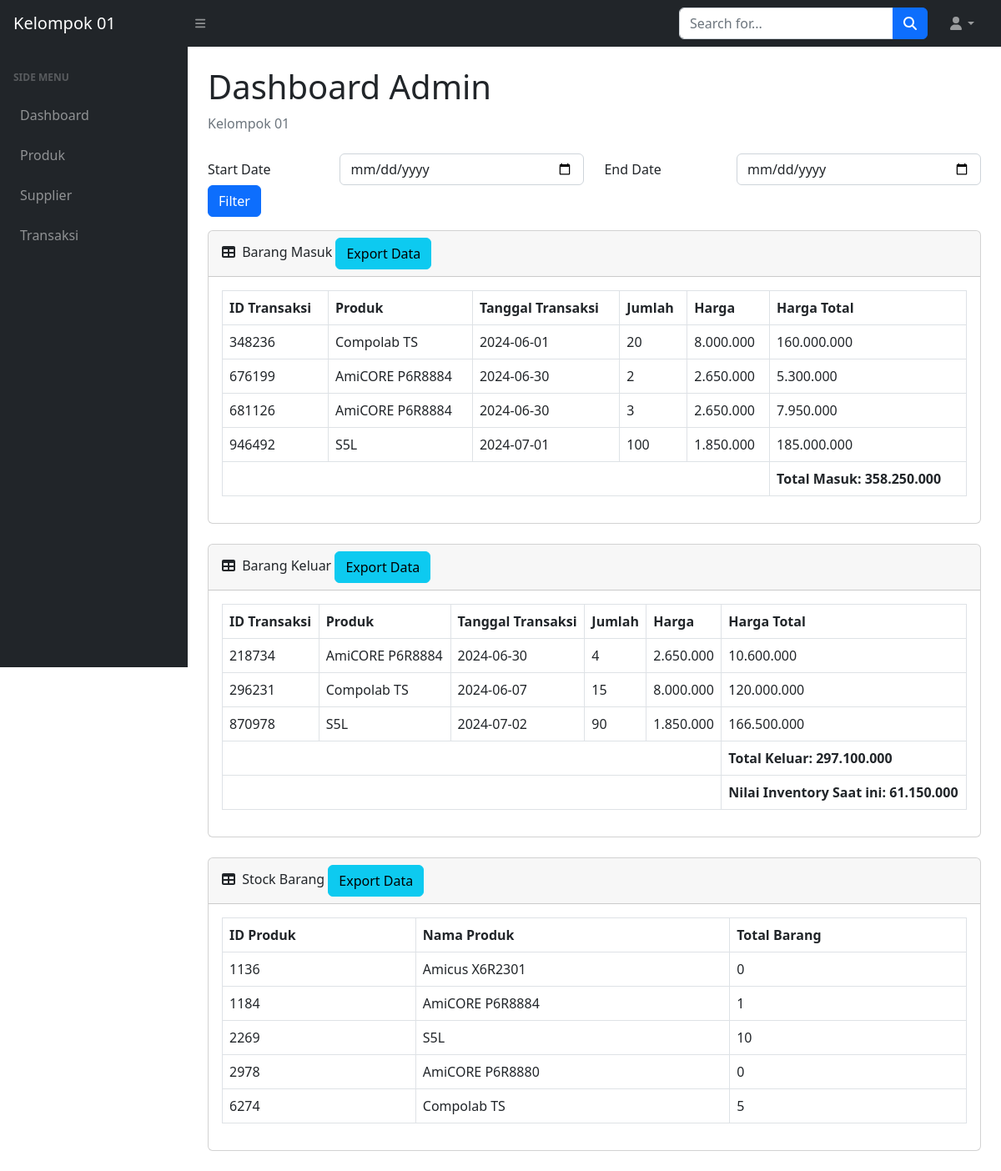
Screenshot of /index.php (signed in) with the database file from the repository.
### tables this page shows
CREATE TABLE `transaction` (
  `idtransaksi` varchar(6) NOT NULL,
  `idproduk` varchar(6) NOT NULL,
  `idkategori` varchar(6) NOT NULL,
  `kuantitas` int(11) NOT NULL,
  `tanggal` date NOT NULL
);

CREATE TABLE `produk` (
  `idproduk` varchar(6) NOT NULL,
  `namaproduk` varchar(20) NOT NULL,
  `hargasatuan` int(30) NOT NULL,
  `idsupplier` varchar(6) NOT NULL
);

### index.php (the view, shortened to what this page needs)
<?php
require 'function.php';
?>
<!DOCTYPE html>
<html lang="en">
    <head>
        <link href="https://cdn.jsdelivr.net/npm/simple-datatables@7.1.2/dist/style.min.css" rel="stylesheet" />
        <link href="css/styles.css" rel="stylesheet" />
    </head>
    <body class="sb-nav-fixed">
        <nav class="sb-topnav navbar navbar-expand navbar-dark bg-dark">
            <a class="navbar-brand ps-3" href="index.php">Kelompok 01</a>
            <button class="btn btn-link btn-sm order-1 order-lg-0 me-4 me-lg-0" id="sidebarToggle" href="#!"><i class="fas fa-bars"></i></button>
            <form class="d-none d-md-inline-block form-inline ms-auto me-0 me-md-3 my-2 my-md-0">
                <div class="input-group">
                    <input class="form-control" type="text" placeholder="Search for..." aria-label="Search for..." aria-describedby="btnNavbarSearch" />
                    <button class="btn btn-primary" id="btnNavbarSearch" type="button"><i class="fas fa-search"></i></button>
                </div>
            </form>
            <ul class="navbar-nav ms-auto ms-md-0 me-3 me-lg-4">
                <li class="nav-item dropdown">
                    <a class="nav-link dropdown-toggle" id="navbarDropdown" href="#" role="button" data-bs-toggle="dropdown" aria-expanded="false"><i class="fas fa-user fa-fw"></i></a>
                </li>
            </ul>
        </nav>
        <div id="layoutSidenav">
            <div id="layoutSidenav_nav">
                <nav class="sb-sidenav accordion sb-sidenav-dark" id="sidenavAccordion">
                    <div class="sb-sidenav-menu">
                        <div class="nav">
                            <div class="sb-sidenav-menu-heading">Side Menu</div>
                            <a class="nav-link" href="index.php">
                                Dashboard
                            </a>
                            <a class="nav-link" href="produk.php">
                                Produk
                            </a>
                            <a class="nav-link" href="supplier.php">
                                Supplier
                            </a>
                            <a class="nav-link" href="transaksi.php">
                                Transaksi
                            </a>
                        </div>
                    </div>
                </nav>
            </div>
            <div id="layoutSidenav_content">
                <main>
                    <div class="container-fluid px-4">
                        <h1 class="mt-4">Dashboard Admin</h1>
                        <ol class="breadcrumb mb-4">
                            <li class="breadcrumb-item active">Kelompok 01</li>
                        </ol>
                        <div>
                            <form method="POST" id="filterMasuk">
                                <div class="mb-3 row">
                                    <label for="start_date" class="col-sm-2 col-form-label">Start Date</label>
                                    <div class="col-sm-4">
                                        <input type="date" class="form-control" id="start_date" name="start_date" value="<?= isset($_POST['start_date']) ? $_POST['start_date'] : '' ?>">
                                    </div>
                                    <label for="end_date" class="col-sm-2 col-form-label">End Date</label>
                                    <div class="col-sm-4">
                                        <input type="date" class="form-control" id="end_date" name="end_date" value="<?= isset($_POST['end_date']) ? $_POST['end_date'] : '' ?>">
                                    </div>
                                    <div class="col-sm-2">
                                        <button type="submit" class="btn btn-primary" name="filter_masuk">Filter</button>
                                    </div>
                                </div>
                            </form>
                        </div>
                        <div class="card mb-4">
                            <div class="card-header">
                                <i class="fas fa-table me-1"></i>
                                Barang Masuk
                                <a href="export.php" class="btn btn-info">Export Data</a>
                            </div>
                            <div class="card-body">
                                <table id="datatablesSimple3" class="table table-bordered">
                                    <thead>
                                        <tr>
                                            <th>ID Transaksi</th>
                                            <th>Produk</th>
                                            <th>Tanggal Transaksi</th>
                                            <th>Jumlah</th>
                                            <th>Harga</th>
                                            <th>Harga Total</th>
                                        </tr>
                                    </thead>
                                    <tbody>
                                        <?php
                                        $date_filter = '';
                                        $ambilsemuadatatransaksi_masuk = mysqli_query($conn, "
                                            SELECT
                                                t.idtransaksi,
                                                p.namaproduk,
                                                k.tipekategori,
                                                t.kuantitas,
                                                p.hargasatuan,
                                                t.tanggal
                                            FROM
                                                transaction t
                                            JOIN
                                                produk p ON t.idproduk = p.idproduk
                                            JOIN
                                                kategori k ON t.idkategori = k.idkategori
                                            WHERE
                                                k.tipekategori = 'masuk' AND t.kuantitas > 0
                                                $date_filter
                                        ");
                                        $total_masuk = 0;
                                        while ($data = mysqli_fetch_array($ambilsemuadatatransaksi_masuk)) {
                                            $idtransaksi = $data['idtransaksi'];
                                            $namaproduk = $data['namaproduk'];
                                            $kuantitas = $data['kuantitas'];
                                            $hargasatuan = number_format($data['hargasatuan'], 0, ',', '.');
                                            $totalharga = $kuantitas * $data['hargasatuan'];
                                            $total_masuk += $totalharga;
                                            $totalharga_formatted = number_format($totalharga, 0, ',', '.');
                                            $tanggal = $data['tanggal'];
                                            ?>
                                            <tr>
                                                <td><?= $idtransaksi; ?></td>
                                                <td><?= $namaproduk; ?></td>
                                                <td><?= $tanggal; ?></td>
                                                <td><?= $kuantitas; ?></td>
                                                <td><?= $hargasatuan; ?></td>
                                                <td><?= $totalharga_formatted; ?></td>
                                            </tr>
                                        <?php
                                        }
                                        ?>
                                        <tr>
                                            <td colspan="5"></td>
                                            <td><strong>Total Masuk: <?= number_format($total_masuk, 0, ',', '.'); ?></strong></td>
                                        </tr>
                                    </tbody>
                                </table>
                            </div>
                        </div>
                        <div class="card mb-4">
                            <div class="card-header">
                                <i class="fas fa-table me-1"></i>
                                Barang Keluar
                                <a href="export2.php" class="btn btn-info">Export Data</a>
                            </div>
                            <div class="card-body">
                                <table id="datatablesSimple4" class="table table-bordered">
                                    <thead>
                                        <tr>
                                            <th>ID Transaksi</th>
                                            <th>Produk</th>
                                            <th>Tanggal Transaksi</th>
                                            <th>Jumlah</th>
                                            <th>Harga</th>
                                            <th>Harga Total</th>
                                        </tr>
                                    </thead>
                                    <tbody>
                                        <?php
                                        $ambilsemuadatatransaksi_keluar = mysqli_query($conn, "
                                            SELECT
                                                t.idtransaksi,
                                                p.namaproduk,
                                                k.tipekategori,
                                                t.kuantitas,
                                                p.hargasatuan,
                                                t.tanggal
                                            FROM
                                                transaction t
                                            JOIN
                                                produk p ON t.idproduk = p.idproduk
                                            JOIN
                                                kategori k ON t.idkategori = k.idkategori
                                            WHERE
                                                k.tipekategori = 'keluar' AND t.kuantitas > 0
                                                $date_filter
                                        ");
                                        $total_keluar = 0;
                                        while ($data = mysqli_fetch_array($ambilsemuadatatransaksi_keluar)) {
                                            $idtransaksi = $data['idtransaksi'];
                                            $namaproduk = $data['namaproduk'];
                                            $kuantitas = $data['kuantitas'];
                                            $hargasatuan = number_format($data['hargasatuan'], 0, ',', '.');
                                            $totalharga = $kuantitas * $data['hargasatuan'];
                                            $total_keluar += $totalharga;
                                            $totalharga_formatted = number_format($totalharga, 0, ',', '.');
                                            $tanggal = $data['tanggal'];
                                            ?>
                                            <tr>
                                                <td><?= $idtransaksi; ?></td>
                                                <td><?= $namaproduk; ?></td>
                                                <td><?= $tanggal; ?></td>
                                                <td><?= $kuantitas; ?></td>
                                                <td><?= $hargasatuan; ?></td>
                                                <td><?= $totalharga_formatted; ?></td>
                                            </tr>
                                        <?php
                                        }
                                        ?>
                                        <tr>
                                            <td colspan="5"></td>
                                            <td><strong>Total Keluar: <?= number_format($total_keluar, 0, ',', '.'); ?></strong></td>
                                        </tr>
                                        <tr>
                                            <td colspan="5"></td>
                                            <td><strong>Nilai Inventory Saat ini: <?= number_format($total_masuk - $total_keluar, 0, ',', '.'); ?></strong></td>
                                        </tr>
                                    </tbody>
                                </table>
                            </div>
                        </div>
                        <div class="card mb-4">
                            <div class="card-header">
                                <i class="fas fa-table me-1"></i>
                                Stock Barang
                                <a href="export.php" class="btn btn-info">Export Data</a>
                            </div>
                            <div class="card-body">
                                <table id="datatablesSimple5" class="table table-bordered">
                                    <thead>
                                        <tr>
                                            <th>ID Produk</th>
                                            <th>Nama Produk</th>
                                            <th>Total Barang</th>
                                        </tr>
                                    </thead>
                                    <tbody>
                                        <?php
                                        $ambilsemuadatatransaksi = mysqli_query($conn, "
                                        SELECT
                                            p.idproduk,
                                            p.namaproduk
                                        FROM
                                            produk p
                                        ");
                                        while ($data = mysqli_fetch_array($ambilsemuadatatransaksi)) {
                                            $idproduk = $data['idproduk'];
                                            $namaproduk = $data['namaproduk'];
                                            $masuk = mysqli_fetch_array(mysqli_query($conn, "SELECT SUM(t.kuantitas) as total_masuk FROM transaction t WHERE t.idproduk = '$idproduk' AND t.idkategori = (SELECT idkategori FROM kategori WHERE tipekategori = 'masuk')"))['total_masuk'];
                                            $keluar = mysqli_fetch_array(mysqli_query($conn, "SELECT SUM(t.kuantitas) as total_keluar FROM transaction t WHERE t.idproduk = '$idproduk' AND t.idkategori = (SELECT idkategori FROM kategori WHERE tipekategori = 'keluar')"))['total_keluar'];
                                            $current_quantity = $masuk - $keluar;
                                            ?>
                                            <tr>
                                                <td><?= $idproduk; ?></td>
                                                <td><?= $namaproduk; ?></td>
                                                <td><?= number_format($current_quantity, 0, ',', '.'); ?></td>
                                            </tr>
                                        <?php
                                        }
                                        ?>
                                    </tbody>
                                </table>
                            </div>
                        </div>
                    </div>
                </main>
            </div>
        </div>

### rows the page displays
transaction: idtransaksi "348236", idproduk.namaproduk "Compolab TS", tanggal "2024-06-01", kuantitas "20", idproduk.hargasatuan "8.000.000", kuantitas.hargasatuan "160.000.000"
transaction: idtransaksi "676199", idproduk.namaproduk "AmiCORE P6R8884", tanggal "2024-06-30", kuantitas "2", idproduk.hargasatuan "2.650.000", kuantitas.hargasatuan "5.300.000"
transaction: idtransaksi "681126", idproduk.namaproduk "AmiCORE P6R8884", tanggal "2024-06-30", kuantitas "3", idproduk.hargasatuan "2.650.000", kuantitas.hargasatuan "7.950.000"
transaction: idtransaksi "946492", idproduk.namaproduk "S5L", tanggal "2024-07-01", kuantitas "100", idproduk.hargasatuan "1.850.000", kuantitas.hargasatuan "185.000.000"
transaction: idtransaksi "218734", idproduk.namaproduk "AmiCORE P6R8884", tanggal "2024-06-30", kuantitas "4", idproduk.hargasatuan "2.650.000", kuantitas.hargasatuan "10.600.000"
transaction: idtransaksi "296231", idproduk.namaproduk "Compolab TS", tanggal "2024-06-07", kuantitas "15", idproduk.hargasatuan "8.000.000", kuantitas.hargasatuan "120.000.000"
transaction: idtransaksi "870978", idproduk.namaproduk "S5L", tanggal "2024-07-02", kuantitas "90", idproduk.hargasatuan "1.850.000", kuantitas.hargasatuan "166.500.000"
produk: idproduk "1136", namaproduk "Amicus X6R2301", current_quantity "0"
produk: idproduk "1184", namaproduk "AmiCORE P6R8884", current_quantity "1"
produk: idproduk "2269", namaproduk "S5L", current_quantity "10"
produk: idproduk "2978", namaproduk "AmiCORE P6R8880", current_quantity "0"
produk: idproduk "6274", namaproduk "Compolab TS", current_quantity "5"

### other values shown
$total_masuk "358.250.000"
$total_keluar "297.100.000"
$total_masuk - $total_keluar "61.150.000"
